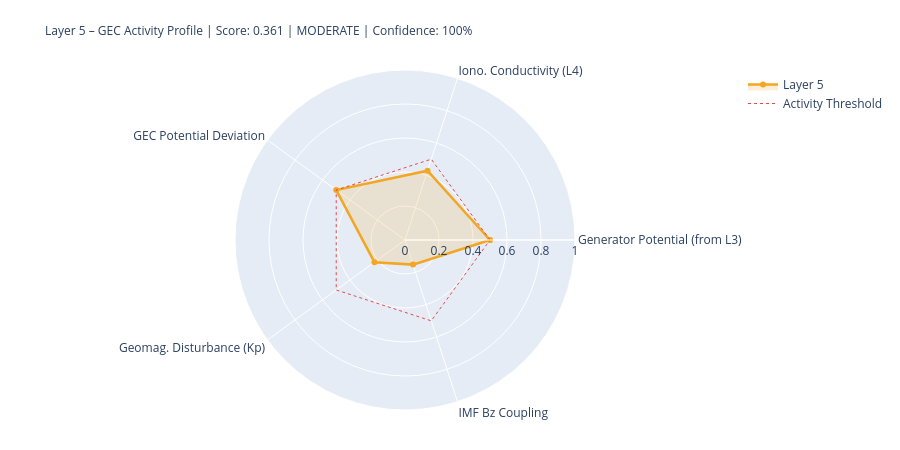

Write notebook code for a chart like this one.
### Markdown cell above
---
## 5. State Assessment & Handoff to Layer 6

### Code cell
# ============================================================
# LAYER-5-SCORE
# ============================================================

# Components
# 1) Generator activity (Layer-3-driven)
gen_score = norm(generator_strength, 0.3, 2.0)
gen_src   = 'from_layer3' if l3_thunder_score is not None else 'estimated'

# 2) Ionospheric conductivity (Layer-4-driven)
iono_score = norm(iono_cond_factor, 0.7, 1.4)
iono_src   = 'from_layer4' if l4_ioniz is not None else 'estimated'

# 3) GEC potential deviation from reference
pot_score = norm(abs(delta_V_pct), 0, 30)  # 0 = at reference, 1 = 30% deviation
pot_src   = 'derived'

# 4) Geomagnetic disturbance (Kp) – modulates vertical currents
kp_score = norm(kp_val, 0, 9)
kp_src   = 'primary' if kp_now is not None else 'from_layer4'

# 5) IMF Bz coupling (southward = stronger M-I coupling → GEC influence)
bz_score = norm(-(bz_now or 0), -5, 30) if bz_now is not None else None
bz_src   = 'primary' if bz_now is not None else 'missing'

COMPONENTS = {
    'Generator Potential (from L3)':  {'score': gen_score,   'source': 'derived_from_layer3', 'dynamic': True},
    'Iono. Conductivity (L4)':      {'score': iono_score,  'source': iono_src, 'dynamic': True},
    'GEC Potential Deviation':      {'score': pot_score,   'source': pot_src,  'dynamic': True},
    'Geomag. Disturbance (Kp)':         {'score': kp_score,    'source': kp_src,   'dynamic': True},
    'IMF Bz Coupling':               {'score': bz_score,    'source': bz_src,   'dynamic': True},
}

available   = {k: v['score'] for k, v in COMPONENTS.items() if v['score'] is not None}
unavailable = [k for k, v in COMPONENTS.items() if v['score'] is None]
layer5_score = round(sum(available.values()) / len(available), 4) if available else None
confidence   = round(len(available) / len(COMPONENTS), 2)
level = ('unknown' if layer5_score is None
         else 'quiet'   if layer5_score < 0.3
         else 'moderate' if layer5_score < 0.6
         else 'active')
dominant_l5 = max(available, key=available.get) if available else 'none'

# Kp consistency: separate 1-min raw value from score value
kp_1m_raw   = kp_now          # directly from API (can be 0.0 during live measurement)
kp_for_score = kp_val          # from Layer-0 context or estimated value if needed
kp_score_src = kp_src

W = 68
print('=' * W)
print('LAYER 5 – GLOBAL ELECTRIC CIRCUIT – STATE ASSESSMENT')
print('=' * W)
for name, comp in COMPONENTS.items():
    s = comp['score']
    if s is not None:
        bar = '█' * int(s*20) + '░' * (20-int(s*20))
        print(f'  {name:<34} {bar}  {s:.3f}  [{comp["source"]}]')
    else:
        print(f'  {name:<34} {"─"*20}  n/a   [missing]')
print('-' * W)
print(f'  Score:         {layer5_score:.3f}  ({len(available)}/{len(COMPONENTS)} components)')
print(f'  Confidence:    {confidence:.0%}')
print(f'  Level:         {level.upper()}')
print(f'  Dominant:      {dominant_l5}')
print(f'  V_iono:        {V_iono_mod:.1f} kV  (Δ {delta_V_pct:+.1f}% vs. Ref)')
print(f'  I_total:       {I_total_mod:.1f} A   (Δ {delta_I_pct:+.1f}% vs. Ref)')
print('=' * W)

# Radar
cats   = list(available.keys())
vals_r = list(available.values())
if len(cats) >= 3:
    fig = go.Figure()
    fig.add_trace(go.Scatterpolar(
        r=vals_r + [vals_r[0]], theta=cats + [cats[0]],
        fill='toself', fillcolor='rgba(242,166,35,0.18)',
        line=dict(color='#F2A623', width=2.5), name='Layer 5'
    ))
    fig.add_trace(go.Scatterpolar(
        r=[0.5]*(len(cats)+1), theta=cats+[cats[0]],
        line=dict(color='#E24B4A', dash='dot', width=1),
        mode='lines', name='Activity Threshold'
    ))
    fig.update_layout(
        title=dict(
            text=f'Layer 5 – GEC Activity Profile | Score: {layer5_score:.3f} | {level.upper()} | Confidence: {confidence:.0%}',
            font=dict(size=12)
        ),
        polar=dict(radialaxis=dict(visible=True, range=[0,1])),
        height=450, showlegend=True,
        margin=dict(l=80, r=80, t=70, b=40)
    )
    fig.show()

### Figure 1 — Plotly figure (JSON) as saved in the notebook; plotly's stock layout.template omitted (floating-point values rounded to 4 significant figures)
{"data": [{"fill": "toself", "fillcolor": "rgba(242,166,35,0.18)", "line": {"color": "#F2A623", "width": 2.5}, "name": "Layer 5", "r": [0.5, 0.4287, 0.5, 0.2222, 0.1523, 0.5], "theta": ["Generator Potential (from L3)", "Iono. Conductivity (L4)", "GEC Potential Deviation", "Geomag. Disturbance (Kp)", "IMF Bz Coupling", "Generator Potential (from L3)"], "type": "scatterpolar"}, {"line": {"color": "#E24B4A", "dash": "dot", "width": 1}, "mode": "lines", "name": "Activity Threshold", "r": [0.5, 0.5, 0.5, 0.5, 0.5, 0.5], "theta": ["Generator Potential (from L3)", "Iono. Conductivity (L4)", "GEC Potential Deviation", "Geomag. Disturbance (Kp)", "IMF Bz Coupling", "Generator Potential (from L3)"], "type": "scatterpolar"}], "layout": {"height": 450, "margin": {"b": 40, "l": 80, "r": 80, "t": 70}, "polar": {"radialaxis": {"range": [0, 1], "visible": true}}, "showlegend": true, "title": {"font": {"size": 12}, "text": "Layer 5 – GEC Activity Profile | Score: 0.361 | MODERATE | Confidence: 100%"}}}
